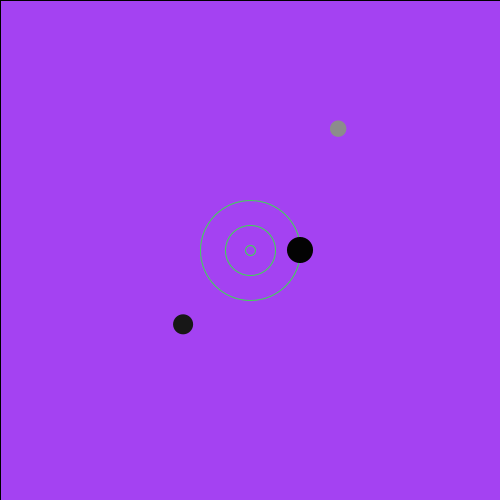
Frame 1 (no input)
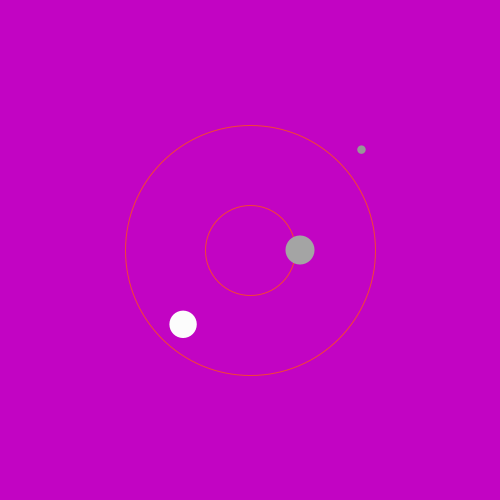
Frame 60 (the mouse pressed at the canvas centre just before this capture)
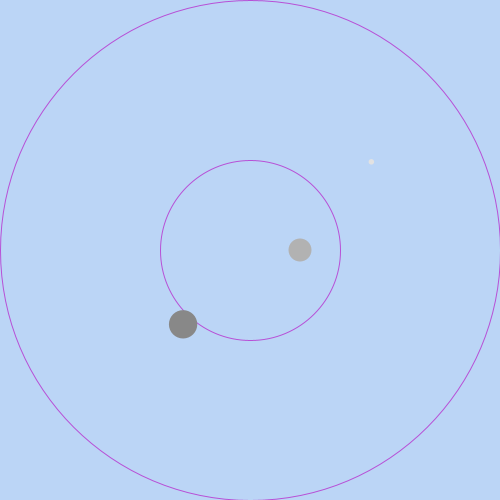
Frame 120 (the mouse held since frame 60 and released just before this capture)

The Processing sketch that drew these frames (run headless with seeded random() and noise(); from frame 60 on, the mouse is pressed at the canvas centre):

// Processing sketch: processing_146871
// ── processing_146871.pde

PVector segundos = new PVector(0, 0);
PVector minutos = new PVector(0, 0);
PVector horas = new PVector(0, 0);

float angSegundos = 5;
float radioSegundos = 150;

float angMinutos = 5;
float radioMinutos = 100;

float angHoras = 5;
float radioHoras = 50;

float sz1 = 0;
float sz2 = 0;
float sz3 = 0;
float trans1 = 0;
float trans2 = 0;
float trans3 = 0;
float onda1 = 0;
float onda2 = 0;
float onda3 = 0;

void setup() {
  size(500, 500);
}

void draw() {
  //println(second());

  trans1 = random(255); 
  trans2 = random(255); 
  trans3 = random(255); 

  fill(trans1, trans2, trans3);
  rect(0, 0, width, height);
  noFill();


  angSegundos = map(second(), 0, 60, 0, -TWO_PI);
  angSegundos += PI;

  segundos.x = width/2 + radioSegundos * sin(angSegundos);
  segundos.y = height/2 + radioSegundos * cos(angSegundos);

  //Minutos

    angMinutos = map(minute(), 0, 60, 0, -TWO_PI);
  angMinutos += PI;

  minutos.x = width/2 + radioMinutos * sin(angMinutos);
  minutos.y = height/2 + radioMinutos * cos(angMinutos);

  //Horas
  angHoras = map(hour(), 0, 12, 0, -TWO_PI);
  angHoras += PI;


  horas.x = width/2 + radioHoras * sin(angHoras);
  horas.y = height/2 + radioHoras * cos(angHoras);

  //Mostrar
  stroke(random(255), random(255), random(255));
  if(onda1 < width){
  onda1 +=10;
  }else{
  onda1 = 0;
  }
  
  if(onda2 < width){
  onda2 +=50;
  }else{
  onda2 = 0;
  }
  
  if(onda3 < width){
  onda3 +=100;
  }else{
  onda3 = 0;
  }
  ellipse(width/2, height/2, onda1, onda1);
  ellipse(width/2, height/2, onda2, onda2);
  ellipse(width/2, height/2, onda3, onda3);
  
  noStroke();
  sz1 = random(5, 30);
  fill(random(255));
  ellipse(segundos.x, segundos.y, sz1, sz1);
  sz2 = random(10, 40);
  fill(random(255));
  ellipse(minutos.x, minutos.y, sz2, sz2);
  sz3 = random(20, 50);
  fill(random(255));
  ellipse(horas.x, horas.y, sz3, sz3);
}
